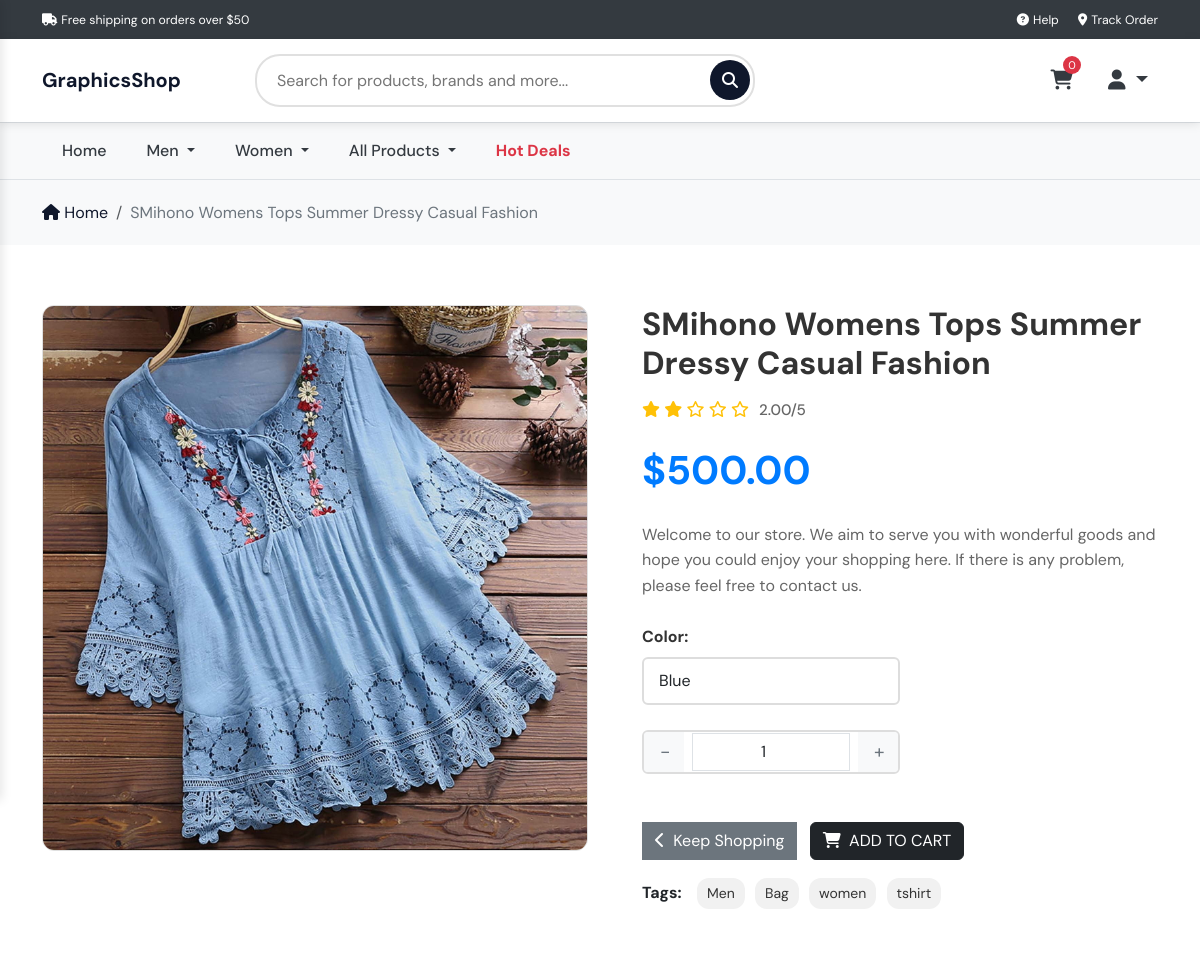
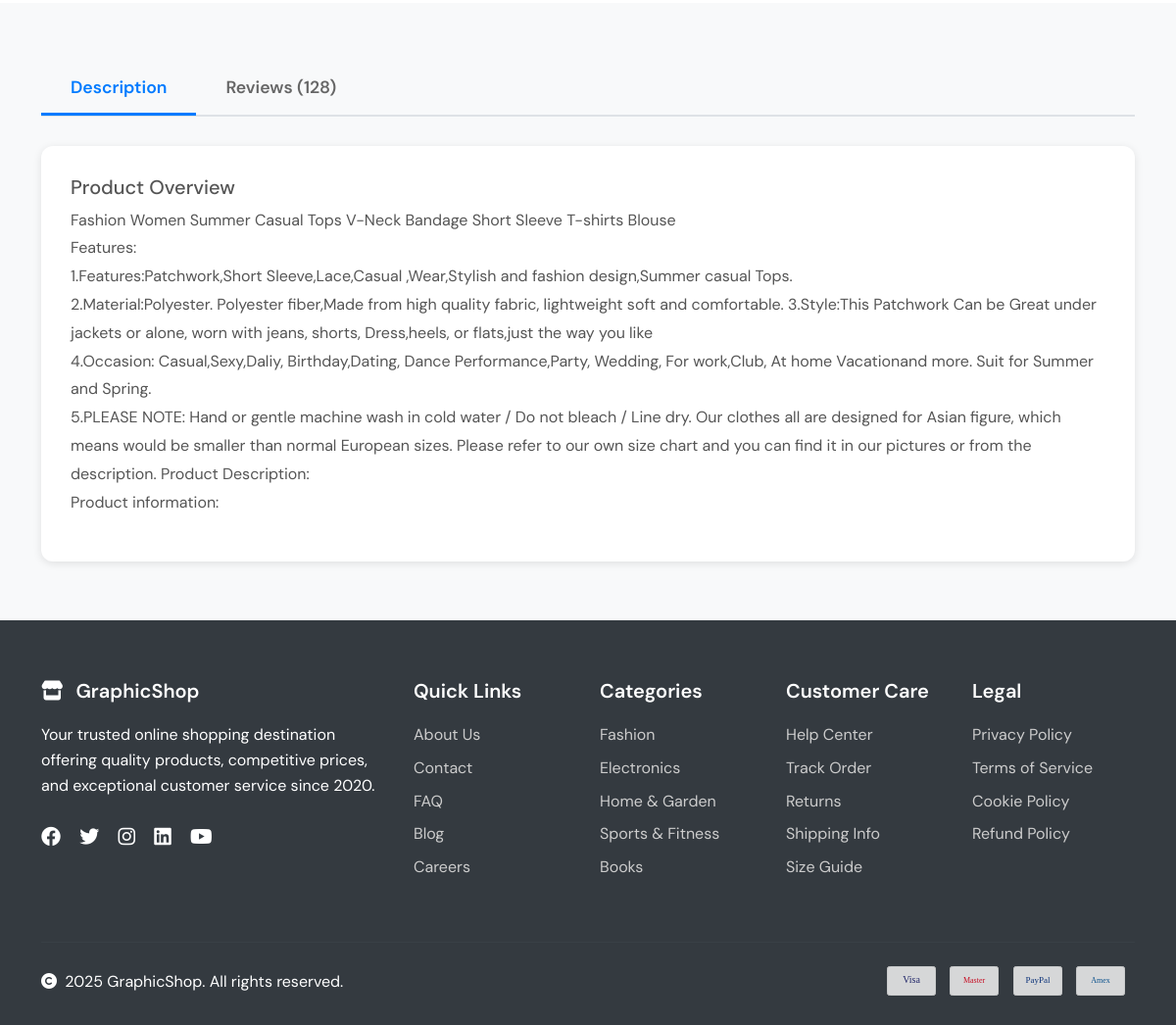
The page /products/smihono-womens-tops-summer-dressy-casual-fashion/ on the database its author committed (2 pictures, top to bottom).
### product/models.py (models this page shows, shortened)
class Category(models.Model):
    category = models.CharField(max_length=100, default='Men')
    category_slug = models.SlugField(max_length=100, unique=True, blank=True)
    category_image = models.ImageField(upload_to='category_images/', null=True, blank=True)
    is_active = models.BooleanField(default=True)
    parent_category = models.ForeignKey(
        'self',
        on_delete=models.CASCADE,
        null=True,
        blank=True,
        related_name='subcategories'
    )

class Product(models.Model):
    product_name = models.CharField(max_length=200)
    product_slug = models.SlugField(max_length=255, unique=True, blank=True)
    brand = models.ForeignKey(Brand, on_delete=models.SET_NULL, null=True, blank=True)
    category = models.ForeignKey(Category, on_delete=models.SET_NULL, null=True, blank=True)
    tags = models.ManyToManyField(Tag, blank=True, related_name='products')
    price = models.DecimalField(max_digits=8, decimal_places=2, default=0.00)
    short_description = models.CharField(max_length=255, blank=True, null=True)
    description = HTMLField(blank=True, null=True)
    rating = models.DecimalField(max_digits=6, decimal_places=2, null=True, blank=True)
    image_url = models.URLField(max_length=1024, null=True, blank=True)
    thumbnail = models.ImageField(upload_to='thumbnails/', null=True, blank=True)
    is_active = models.BooleanField(default=True)
    is_featured = models.BooleanField(default=False)
    created_at = models.DateTimeField(auto_now_add=True)
    updated_at = models.DateTimeField(auto_now=True)

class Tag(models.Model):
    tag = models.CharField(max_length=100, default='')
    tag_slug = models.SlugField(max_length=100, unique=True, blank=True)
    is_active = models.BooleanField(default=True)

### product/views.py (the view)
# urls.py: path('/<slug:product_slug>/', views.product_detail, name='product_detail'),
def product_detail(request, product_slug):
    menuCategories = Category.objects.filter(
        is_active=True,
        parent_category__isnull=True
    ).prefetch_related("subcategories")
    product = get_object_or_404(Product, product_slug=product_slug)
    context = {
        'menuCategories': menuCategories,
        "product": product,
    }
    return render(request, "product/product_details.html", context)

### bag/contexts.py (called while the page is built, shortened)
def bag_contents(request):
    bag_items = []
    total = 0
    product_count = 0
    bag = request.session.get('bag', {})
    if total < settings.FREE_DELIVERY_THRESHOLD:
        delivery = total * Decimal(settings.STANDARD_DELIVERY_PERCENTAGE / 100)
        free_delivery_delta = settings.FREE_DELIVERY_THRESHOLD - total
    else:
        delivery = 0
        free_delivery_delta = 0
    grand_total = delivery + total
    context = {
        'bag_items': bag_items,
        'total': total,
        'product_count': product_count,
        'delivery': delivery,
        'free_delivery_delta': free_delivery_delta,
        'free_delivery_threshold': settings.FREE_DELIVERY_THRESHOLD,
        'grand_total': grand_total,
    }
    return context

### product/templates/product/product_details.html (shortened to what this page needs)
{% extends 'frontend/layouts/base.html' %}
{% block content %}
{% load static %}
<section class="breadcrumb-section border-top">
    <div class="container">
        <nav aria-label="breadcrumb">
            <ol class="breadcrumb">
                <li class="breadcrumb-item"><a href="/"><i class="fas fa-home"></i> Home</a></li>
                <li class="breadcrumb-item active" aria-current="page">{{ product.product_name }}</li>
            </ol>
        </nav>
    </div>
</section>
<section class="product-details-section">
    <div class="container">
        <div class="row">
            <div class="col-lg-6">
                <div class="product-image-wrapper">
                    {% if product.thumbnail %}
                    <img src="{{ product.thumbnail.url }}" class="product-main-image" alt="{{ product.product_name }}"
                        id="mainImage">
                    {% elif product.image_url %}
                    <img src="{{ product.image_url }}" class="product-main-image" alt="{{ product.product_name }}"
                        id="mainImage">
                    {% else %}
                    <img src="{% static 'assets/images/default.jpg' %}" class="product-main-image" alt="No Image"
                        id="mainImage">
                    {% endif %}
                </div>
            </div>
            <div class="col-lg-6">
                <div class="product-info-wrapper">
                    <h1 class="product-detail-title">{{ product.product_name }}</h1>
                    {% if product.rating %}
                    <div class="product-rating">
                        <div class="rating-stars">
                            {% for i in "12345" %}
                            {% with star=forloop.counter %}
                            {% if product.rating >= star %}
                            <i class="fas fa-star"></i>
                            {% elif product.rating >= star|add:"-0.5" %}
                            <i class="fas fa-star-half-alt"></i>
                            {% else %}
                            <i class="far fa-star"></i>
                            {% endif %}
                            {% endwith %}
                            {% endfor %}
                        </div>
                        <span class="rating-text">{{ product.rating }}/5</span>
                    </div>
                    {% endif %}
                    <div class="product-detail-price">${{ product.price }}</div>
                    {% if product.short_description %}
                    <p class="product-short-desc">{{ product.short_description }}</p>
                    {% endif %}
                    <form class="form" action="{% url 'add_to_bag' product.id %}" method="POST">
                        <div class="form-row">
                            <div class="variation-section mt-3">
                                <span class="variation-label d-block mb-2 fw-bold">Color:</span>
                                <select class="variation-select form-select w-50" name="color" required>
                                    <option value="blue">Blue</option>
                                </select>
                            </div>
                            <div class="quantity-selector mt-4">
                                <div class="quantity-input d-flex align-items-center w-50">
                                    <button type="button"
                                        class="quantity-btn btn btn-outline-secondary rounded-0 px-3">-</button>
                                    <input type="number" class="form-control text-center rounded-0 mx-2" name="quantity"
                                        value="1" min="1" max="99" data-item_id="{{ product.id }}"
                                        id="id_qty_{{ product.id }}">
                                    <button type="button"
                                        class="quantity-btn btn btn-outline-secondary rounded-0 px-3">+</button>
                                </div>
                            </div>
                            <div class="col-12 mt-5">
                                <a href="{% url 'all_products' %}" class="btn btn-secondary rounded-0 me-2">
                                    <i class="fas fa-chevron-left me-1"></i> Keep Shopping
                                </a>
                                <button type="submit" class="btn btn-dark text-uppercase">
                                    <i class="fas fa-shopping-cart me-1"></i> Add to Cart
                                </button>
                            </div>
                        </div>
                    </form>
                    {% if product.tags.all %}
                    <div class="product-tags">
                        <span class="tags-label">Tags:</span>
                        {% for tag in product.tags.all %}
                        <a href="" class="product-tag">
                            {{ tag.tag }}
                        </a>
                        {% empty %}
                        <span>No tags available</span>
                        {% endfor %}
                    </div>
                    {% endif %}
                </div>
            </div>
        </div>
    </div>
</section>
<section class="details-review-section">
    <div class="container">
        <ul class="nav nav-tabs" id="productTabs" role="tablist">
            <li class="nav-item" role="presentation">
                <button class="nav-link active" id="description-tab" data-bs-toggle="tab" data-bs-target="#description"
                    type="button" role="tab">
                    Description
                </button>
            </li>
            <li class="nav-item" role="presentation">
                <button class="nav-link" id="reviews-tab" data-bs-toggle="tab" data-bs-target="#reviews" type="button"
                    role="tab">
                    Reviews (128)
                </button>
            </li>
        </ul>
        <div class="tab-content" id="productTabContent">
            <div class="tab-pane fade show active" id="description" role="tabpanel">
                <div class="product-description">
                    <h5>Product Overview</h5>
                    {{ product.description | safe }}
                </div>
            </div>
        </div>
    </div>
</section>
{% endblock %}

### templates/frontend/includes/menu.html (shortened to what this page needs)
<nav class="menu-nav d-none d-lg-block">
    <div class="container">
        <div class="d-flex">
            <ul class="nav">
                <li class="nav-item">
                    <a class="nav-link" href="{% url 'home' %}">Home</a>
                </li>
                {% for cat in menuCategories %}
                    {% if cat.subcategories.all %}
                        {% if cat.subcategories.all|length > 0 %}
                            <li class="nav-item dropdown">
                                <a class="nav-link dropdown-toggle" href="{% url 'category' cat.category_slug %}" data-bs-toggle="dropdown">
                                    {{ cat.category }}
                                </a>
                            </li>
                        {% else %}
                            <li class="nav-item">
                                <a class="nav-link" href="{% url 'category' cat.category_slug %}">
                                    {{ cat.category }}
                                </a>
                            </li>
                        {% endif %}
                    {% else %}
                        <li class="nav-item">
                            <a class="nav-link" href="{% url 'category' cat.category_slug %}">
                                {{ cat.category }}
                            </a>
                        </li>
                    {% endif %}
                {% endfor %}
                 <li class="nav-item dropdown">
                    <a class="nav-link dropdown-toggle" href="#" data-bs-toggle="dropdown">
                        All Products
                    </a>
                </li>
                <li class="nav-item">
                    <a class="nav-link text-danger fw-bold" href="#">Hot Deals</a>
                </li>
            </ul>
        </div>
    </div>
</nav>

### static/assets/css/style.css (style rules this page uses)
:root { --primary-color: #0F172B; --secondary-color: #6c757d; --dark-color: #343a40; --light-bg: #f8f9fa; }
* { margin: 0; padding: 0; box-sizing: border-box; }
body { font-family: "DM Sans", sans-serif; line-height: 1.6; }
.menu-nav { background: var(--light-bg); padding: 0; border-top: 1px solid #dee2e6; }
.menu-nav .nav-link { color: var(--dark-color); font-weight: 500; padding: 15px 20px; transition: all 0.3s; border-radius: 0; }
.product-description { color: var(--secondary-color); font-size: 14px; margin-bottom: 15px; }
.product-rating { display: flex; align-items: center; gap: 8px; margin-bottom: 10px; }
.rating-stars { color: #ffc107; font-size: 0.9rem; }
.rating-text { font-size: 0.9rem; color: #666; font-weight: 500; }
.breadcrumb-section { background: var(--light-bg); padding: 20px 0; }
.breadcrumb { background: none; margin: 0; padding: 0; }
.breadcrumb-item a { color: var(--primary-color); text-decoration: none; }
.breadcrumb-item.active { color: var(--secondary-color); }
.product-details-section { padding: 60px 0; }
.product-image-wrapper { position: sticky; top: 20px; }
.product-main-image { width: 100%; border-radius: 12px; border: 1px solid #e0e0e0; margin-bottom: 15px; }
.product-info-wrapper { padding-left: 30px; }
.product-detail-title { font-size: 2rem; font-weight: 700; margin-bottom: 15px; color: #333; }
.product-rating { display: flex; align-items: center; gap: 10px; margin-bottom: 15px; }
.rating-stars { color: #ffc107; font-size: 1rem; }
.rating-text { font-size: 0.95rem; color: #666; font-weight: 500; }
.product-detail-price { font-size: 2.5rem; font-weight: 700; color: #007bff; margin-bottom: 20px; }
.product-short-desc { font-size: 1rem; color: #666; line-height: 1.6; margin-bottom: 25px; }
.variation-section { margin-bottom: 25px; }
.variation-label { font-size: 1rem; font-weight: 600; color: #333; margin-bottom: 10px; display: block; }
.variation-select { width: 100%; padding: 10px 15px; border: 2px solid #ddd; border-radius: 6px; font-size: 1rem; cursor: pointer; background: white; transition: border-color 0.3s; }
.quantity-selector { display: flex; align-items: center; gap: 15px; margin-bottom: 25px; }
.quantity-input { display: flex; align-items: center; border: 2px solid #ddd; border-radius: 6px; overflow: hidden; }
.quantity-btn { width: 40px; height: 40px; border: none; background: #f8f9fa; cursor: pointer; font-size: 1.2rem; transition: background 0.3s; }
.product-tags { margin-top: 15px; }
.tags-label { font-weight: bold; margin-right: 8px; }
.product-tag { display: inline-block; background: #f1f1f1; color: #333; padding: 4px 10px; margin: 3px; border-radius: 12px; font-size: 14px; text-decoration: none; }
.details-review-section { padding: 60px 0; background: #f8f9fa; }
.nav-tabs { border-bottom: 2px solid #dee2e6; margin-bottom: 30px; }
.nav-tabs .nav-link { color: #666; font-weight: 600; font-size: 1.1rem; padding: 12px 30px; border: none; border-bottom: 3px solid transparent; transition: all 0.3s; }
.nav-tabs .nav-link.active { color: #007bff; border-bottom-color: #007bff; background: transparent; }
.tab-content { background: white; padding: 30px; border-radius: 12px; box-shadow: 0 2px 8px rgba(0, 0, 0, 0.1); }
.product-description { font-size: 1rem; line-height: 1.8; color: #555; }

### rows shown on the page
Category: category "Men"
Category: category "Women"
Product: product_name "SMihono Womens Tops Summer Dressy Casual Fashion", thumbnail (picture), rating "2.00", price "500.00", short_description "Welcome to our store. We aim to serve you with wonderful goods and hope you could enjoy your shopping here. If there is any problem, please feel free to contact us.", description "Fashion Women Summer Casual Tops V-Neck Bandage Short Sleeve T-shirts Blouse Features: 1.Features:Patchwork,Short Sleeve,Lace,Casual ,Wear,Stylish and fashion design,Summer casual Tops. 2.Material:Polyester. Polyester fiber,Made from high quality fabric, lightweight soft and comfortable. 3.Style:This Patchwork Can be Great under jackets or alone, worn with jeans, shorts, Dress,heels, or flats,just the way you like 4.Occasion: Casual,Sexy,Daliy, Birthday,Dating, Dance Performance,Party, Wedding, For work,Club, At home Vacationand more. Suit for Summer and Spring. 5.PLEASE NOTE: Hand or gentle machine wash in cold water / Do not bleach / Line dry. Our clothes all are designed for Asian…"
Tag: tag "Men"
Tag: tag "Bag"
Tag: tag "women"
Tag: tag "tshirt"

### other values the page prints
{{ free_delivery_threshold }} "50"
